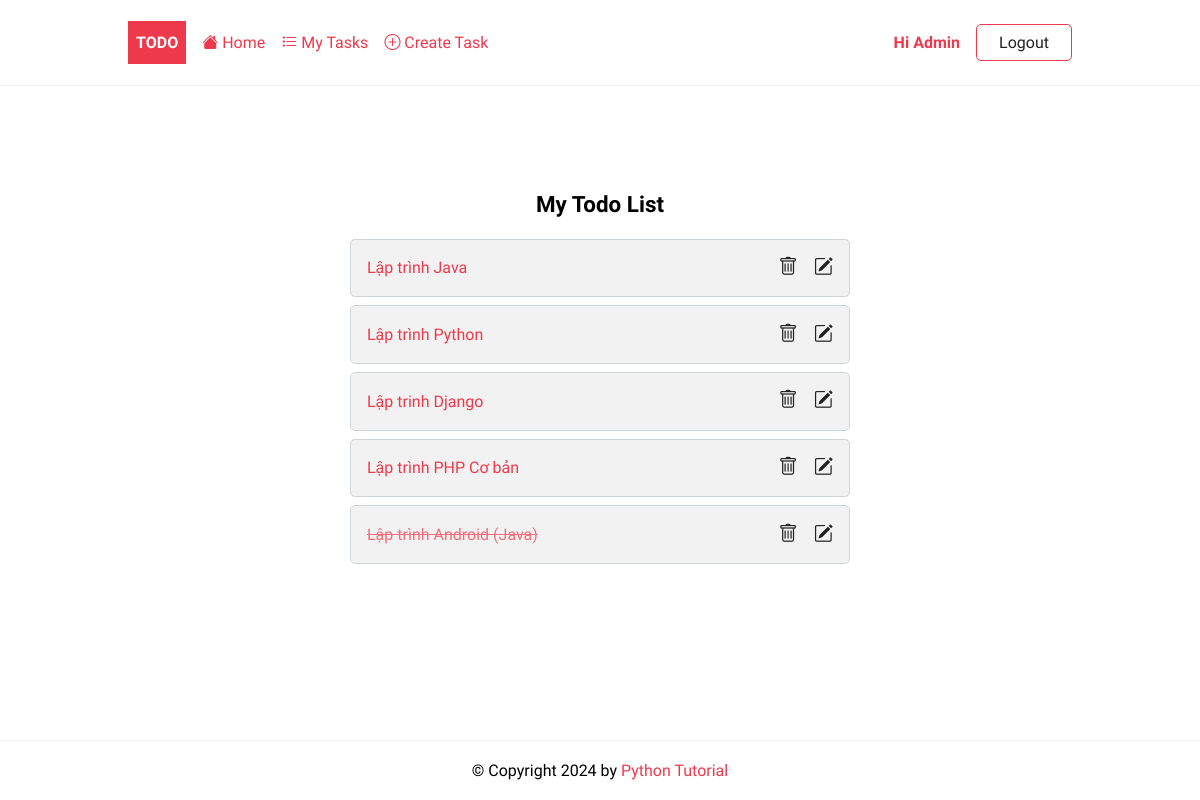
Page /task/ (signed in) on the earlier database version.
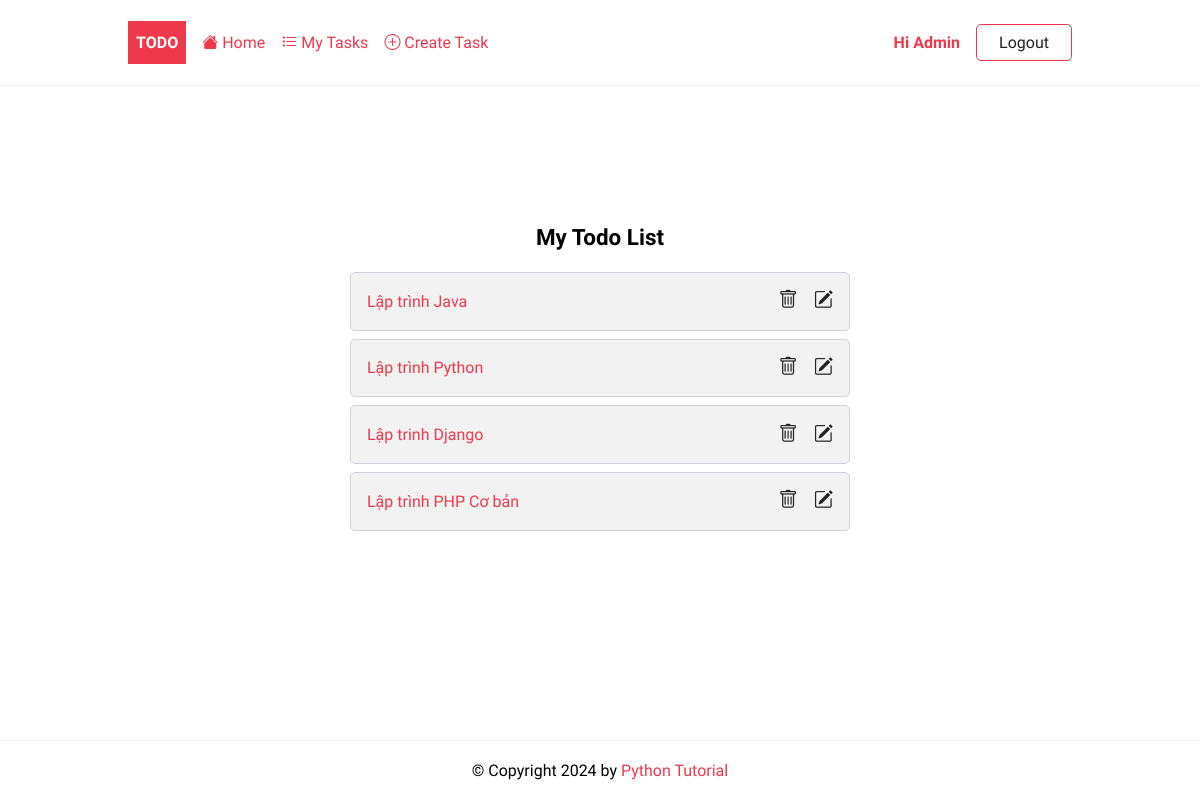
Same page on the later database version.
### todo/models.py (models this page shows, shortened)
class Task(models.Model):
    title = models.CharField(max_length=255)
    description = models.TextField(null=True, blank=True)
    completed = models.BooleanField(default=False)
    create_at = models.DateTimeField(auto_now_add=True)
    user = models.ForeignKey(User,on_delete=models.CASCADE, null=True, blank=True)
    class Meta:
        ordering = ['completed']

### todo/views.py (the view)
# urls.py: path('task/', TaskList.as_view(),name='tasks'),
class TaskList(LoginRequiredMixin, ListView):
    model = Task
    context_object_name = 'tasks'

### todo/templates/todo/task_list.html
{%extends 'base.html'%}
{%block content%}
<div class="center">
	<h2>My Todo List</h2>
	{% if tasks %}
	<ul class="tasks">
		{% for task in tasks %}
			<li><a href="{% url 'task' task.id %}" class="{% if task.completed%}completed{%endif%}">{{ task.title }}</a>
				 <div  class="task-controls">
				 	<a href="{%url 'task-delete' task.id %}"><i class="bi bi-trash"></i> </a>
					<a href="{%url 'task-update' task.id %}"><i class="bi bi-pencil-square"></i></a>
		         </div>
		    </li>
		{% endfor %}
	{% else %}
		<p>🎉 Yay, you have no pending tasks! <a href="{%url 'task-create'%}">Create Task</a></p>
	{% endif %}
	</ul>
</div>
{%endblock content%}

### templates/base.html (shortened to what this page needs)
{%load static %}
<!DOCTYPE html>
<html lang="en">
    <head>
        <link rel="stylesheet" href="{% static 'css/style.css' %}" />
        <link rel="stylesheet" href="https://cdnjs.cloudflare.com/ajax/libs/font-awesome/6.0.0-beta3/css/all.min.css">
    </head>
    <body>
        <header class="header">
            <div class="container">
            	<a href="{%url 'home'%}" class="logo">Todo</a>
            	<nav class="nav">
	            	<a href="{%url 'home'%}"><i class="bi bi-house-fill"></i> Home</a>
	                {% if request.user.is_authenticated %}
	    	              	<a href="{% url 'tasks' %}"><i class="bi bi-list-task"></i> My Tasks</a>
	    	              	<a href="{% url 'task-create' %}"><i class="bi bi-plus-circle"></i> Create Task</a>
		                	<a href="#">Hi {{request.user | title}}</a>
	    	                <form action="{% url 'logout' %}" method="post" style="display: inline;">
                                <button type="submit" class="btn btn-outline">Logout</button>
                            </form>
	                {% else %}
							<a href="{% url 'login' %}" class="btn btn-outline">Login</a>
	            	        <a href="#" class="btn btn-primary">Join Now</a>
	                {% endif %}
	              </nav>
            </div>
        </header>
        <main>
            <div class="container">
             {%block content %}
             {%endblock content%}
            </div>
        </main>
        <footer class="footer">
            <div class="container">
				<p>© Copyright {% now "Y" %} by <a href="https://www.pythontutorial.net">Python Tutorial</a></p>
            </div>
        </footer>
    </body>
</html>

### static/css/style.css (style rules this page uses)
:root { --color-primary: #ee394c; --color-secondary: #86b7fe; --color-light: #f2f2f2; --color-gray: #ced4da; --color-dark: #212121; --color-white: #ffffff; --color-error: #e2442f; --color-warning: #ffc900; --color-info: #02a2b9; --color-success: #1ba345; --color-input: #00d1b2; --border-radius: 5px; }
* { margin: 0; padding: 0; box-sizing: border-box; text-rendering: optimizeLegibility; }
html, body { height: 100%; }
input, button, textarea { font: inherit; }
body { font-family: 'Dosis', sans-serif; font-size: 1rem; line-height: 1.7; display: flex; flex-direction: column; }
h2 { font-size: 1.4rem; }
a { text-decoration: none; color: var(--color-primary); }
.container { max-width: 960px; margin: 0 auto; padding: 0.5rem; }
.header { border-bottom: solid 1px var(--color-light); }
.header .container { display: flex; align-items: center; gap: 1rem; }
.nav { display: flex; gap: 1rem; align-items: center; justify-content: center; flex-basis: 100%; }
.nav a:nth-last-child(2) { margin-left: auto; font-weight: bold; }
.logo { padding: 0.5rem; background-color: var(--color-primary); text-decoration: none; color: var(--color-white); font-weight: bold; text-transform: uppercase; }
form > * { display: block; margin-bottom: 0.5rem; }
form > input[type='submit'], form > button { margin: 1rem 0; }
.tasks { list-style: none; width: 100%; max-width: 500px; margin-top: 1rem; padding: 0; }
.tasks li { display: flex; justify-content: space-between; align-items: center; width: 100%; background-color: var(--color-light); border: solid 1px var(--color-gray); border-radius: var(--border-radius); padding: 0.75rem 1rem; margin-bottom: 0.5rem; transition: background 0.3s ease; }
.tasks li:last-of-type { margin-bottom: 0; }
.task-controls { display: flex; justify-content: space-between; gap: 1rem; }
.task-controls a { color: var(--color-dark); font-size: 1.2rem; transition: transform 0.2s, color 0.2s; }
.footer p { text-align: center; }
.footer { margin-top: auto; padding: 0.5rem 0; border-top: solid 1px var(--color-light); }
.btn { padding: 0.25rem 0.75rem; border-radius: var(--border-radius); background-color: var(--color-white); border: solid 1px var(--color-white); color: var(--color-dark); cursor: pointer; text-decoration: none; font-size: 1rem; min-width: 6rem; text-align: center; }
.btn-outline { border: solid 1px var(--color-primary); }
.center { display: flex; flex-direction: column; align-items: center; justify-content: center; min-height: 70vh; }

Differences in the rows shown:
removed Task: title "Lập trình Android (Java)", completed True (drawn)
